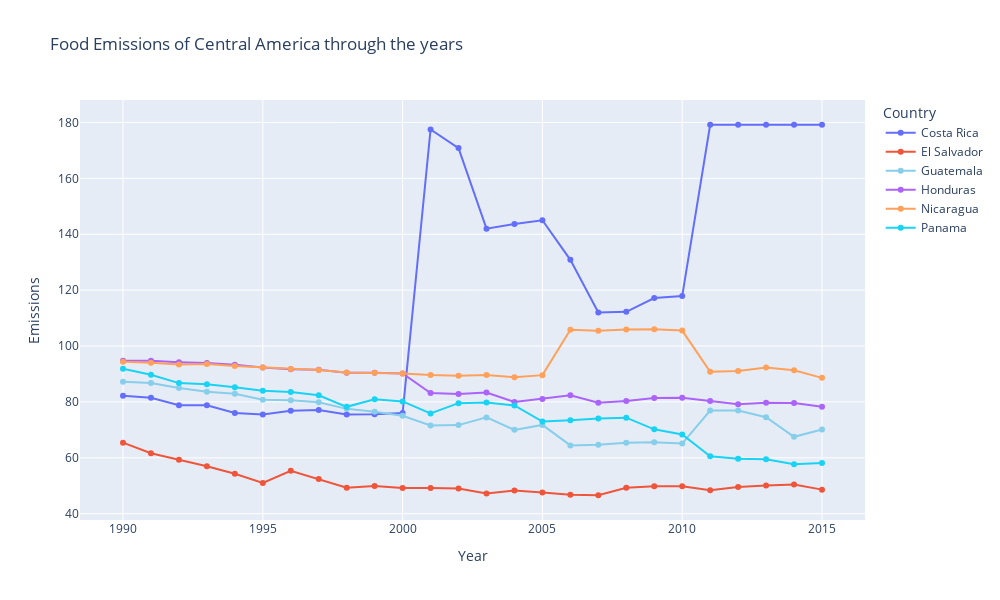

Here is the notebook cell this chart was saved with:
### Code cell
# Plot central american emissions through a line graph
df_emissions_central_america = df_emissions[df_emissions['Country'].isin(['Guatemala','El Salvador','Honduras','Nicaragua','Costa Rica','Panama'])]
fig = px.line(df_emissions_central_america, x="Year", y="Emissions", color='Country', title='Food Emissions of Central America through the years')
fig.update_traces(mode='lines+markers')
# Color Guatemala sky blue
fig.for_each_trace(lambda t: t.update(line_color='skyblue') if t.name == 'Guatemala' else ())

# Figsize
fig.update_layout(
    autosize=False,
    width=1000,
    height=600,
)

fig.show()

### Figure 1 — Plotly figure (JSON) as saved in the notebook; plotly's stock layout.template omitted (floating-point values rounded to 4 significant figures)
{"data": [{"hovertemplate": "Country=Costa Rica<br>Year=%{x}<br>Emissions=%{y}<extra></extra>", "legendgroup": "Costa Rica", "line": {"color": "#636efa", "dash": "solid"}, "marker": {"symbol": "circle"}, "mode": "lines+markers", "name": "Costa Rica", "orientation": "v", "showlegend": true, "type": "scatter", "x": [1990, 1991, 1992, 1993, 1994, 1995, 1996, 1997, 1998, 1999, 2000, 2001, 2002, 2003, 2004, 2005, 2006, 2007, 2008, 2009, 2010, 2011, 2012, 2013, 2014, 2015], "xaxis": "x", "y": [82.18, 81.5, 78.78, 78.82, 76.03, 75.54, 76.82, 77.15, 75.47, 75.56, 76.03, 177.5, 170.8, 142.0, 143.7, 145.0, 130.9, 112.0, 112.2, 117.2, 117.9, 179.2, 179.2, 179.2, 179.2, 179.2], "yaxis": "y"}, {"hovertemplate": "Country=El Salvador<br>Year=%{x}<br>Emissions=%{y}<extra></extra>", "legendgroup": "El Salvador", "line": {"color": "#EF553B", "dash": "solid"}, "marker": {"symbol": "circle"}, "mode": "lines+markers", "name": "El Salvador", "orientation": "v", "showlegend": true, "type": "scatter", "x": [1990, 1991, 1992, 1993, 1994, 1995, 1996, 1997, 1998, 1999, 2000, 2001, 2002, 2003, 2004, 2005, 2006, 2007, 2008, 2009, 2010, 2011, 2012, 2013, 2014, 2015], "xaxis": "x", "y": [65.42, 61.62, 59.3, 57.0, 54.31, 51.01, 55.36, 52.39, 49.3, 49.93, 49.16, 49.17, 48.99, 47.28, 48.33, 47.63, 46.79, 46.61, 49.29, 49.87, 49.83, 48.39, 49.53, 50.07, 50.45, 48.62], "yaxis": "y"}, {"hovertemplate": "Country=Guatemala<br>Year=%{x}<br>Emissions=%{y}<extra></extra>", "legendgroup": "Guatemala", "line": {"color": "skyblue", "dash": "solid"}, "marker": {"symbol": "circle"}, "mode": "lines+markers", "name": "Guatemala", "orientation": "v", "showlegend": true, "type": "scatter", "x": [1990, 1991, 1992, 1993, 1994, 1995, 1996, 1997, 1998, 1999, 2000, 2001, 2002, 2003, 2004, 2005, 2006, 2007, 2008, 2009, 2010, 2011, 2012, 2013, 2014, 2015], "xaxis": "x", "y": [87.2, 86.73, 85.0, 83.68, 82.92, 80.81, 80.61, 79.86, 77.52, 76.52, 75.07, 71.57, 71.71, 74.47, 70.0, 71.78, 64.44, 64.67, 65.35, 65.61, 65.09, 76.91, 76.95, 74.54, 67.53, 70.15], "yaxis": "y"}, {"hovertemplate": "Country=Honduras<br>Year=%{x}<br>Emissions=%{y}<extra></extra>", "legendgroup": "Honduras", "line": {"color": "#ab63fa", "dash": "solid"}, "marker": {"symbol": "circle"}, "mode": "lines+markers", "name": "Honduras", "orientation": "v", "showlegend": true, "type": "scatter", "x": [1990, 1991, 1992, 1993, 1994, 1995, 1996, 1997, 1998, 1999, 2000, 2001, 2002, 2003, 2004, 2005, 2006, 2007, 2008, 2009, 2010, 2011, 2012, 2013, 2014, 2015], "xaxis": "x", "y": [94.77, 94.74, 94.24, 93.95, 93.32, 92.33, 91.68, 91.49, 90.42, 90.45, 90.16, 83.16, 82.86, 83.35, 80.02, 81.09, 82.39, 79.71, 80.31, 81.38, 81.5, 80.31, 79.21, 79.67, 79.63, 78.3], "yaxis": "y"}, {"hovertemplate": "Country=Nicaragua<br>Year=%{x}<br>Emissions=%{y}<extra></extra>", "legendgroup": "Nicaragua", "line": {"color": "#FFA15A", "dash": "solid"}, "marker": {"symbol": "circle"}, "mode": "lines+markers", "name": "Nicaragua", "orientation": "v", "showlegend": true, "type": "scatter", "x": [1990, 1991, 1992, 1993, 1994, 1995, 1996, 1997, 1998, 1999, 2000, 2001, 2002, 2003, 2004, 2005, 2006, 2007, 2008, 2009, 2010, 2011, 2012, 2013, 2014, 2015], "xaxis": "x", "y": [94.34, 94.02, 93.38, 93.55, 92.85, 92.31, 91.78, 91.45, 90.5, 90.46, 90.2, 89.63, 89.35, 89.6, 88.87, 89.58, 105.8, 105.5, 105.9, 106.0, 105.5, 90.77, 91.04, 92.3, 91.36, 88.61], "yaxis": "y"}, {"hovertemplate": "Country=Panama<br>Year=%{x}<br>Emissions=%{y}<extra></extra>", "legendgroup": "Panama", "line": {"color": "#19d3f3", "dash": "solid"}, "marker": {"symbol": "circle"}, "mode": "lines+markers", "name": "Panama", "orientation": "v", "showlegend": true, "type": "scatter", "x": [1990, 1991, 1992, 1993, 1994, 1995, 1996, 1997, 1998, 1999, 2000, 2001, 2002, 2003, 2004, 2005, 2006, 2007, 2008, 2009, 2010, 2011, 2012, 2013, 2014, 2015], "xaxis": "x", "y": [91.91, 89.7, 86.74, 86.33, 85.29, 84.01, 83.54, 82.38, 78.24, 80.92, 80.19, 75.91, 79.56, 79.84, 78.75, 72.97, 73.46, 74.11, 74.37, 70.2, 68.38, 60.57, 59.69, 59.51, 57.69, 58.13], "yaxis": "y"}], "layout": {"autosize": false, "height": 600, "legend": {"title": {"text": "Country"}, "tracegroupgap": 0}, "title": {"text": "Food Emissions of Central America through the years"}, "width": 1000, "xaxis": {"anchor": "y", "domain": [0, 1], "title": {"text": "Year"}}, "yaxis": {"anchor": "x", "domain": [0, 1], "title": {"text": "Emissions"}}}}
